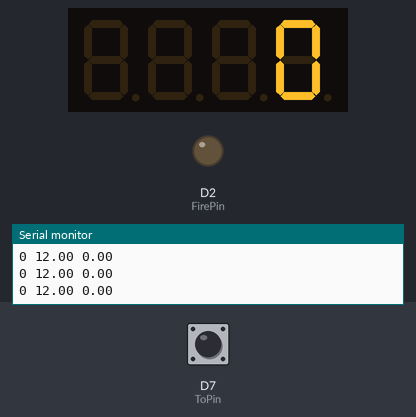
The sketch below on a simulated ESP8266 (NodeMCU). Shown: 4-digit seven-segment display, output pins drawn as LEDs (lit = HIGH), the last lines printed to the serial monitor. The inputs (shaded band) are chosen by the test bench; at power-on: D7 (ToPin) HIGH.

Above: at 1.2 s.
1.3 s: D7 (ToPin) pulled LOW for 0.15 s
At 1.78 s:
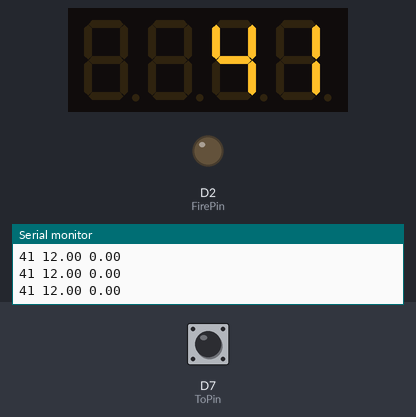
3.5 s: D7 (ToPin) pulled LOW for 1 s
At 4.81 s:
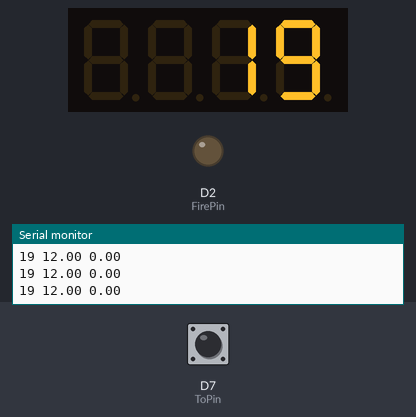
6.5 s: D7 (ToPin) pulled LOW for 0.15 s
At 6.99 s:
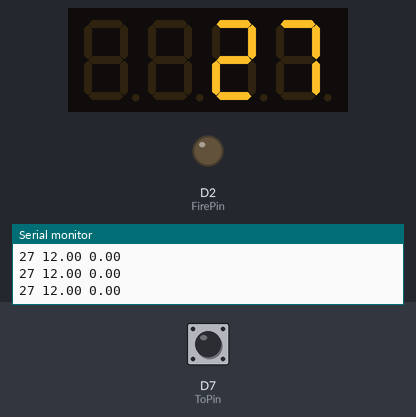
8.7 s: D7 (ToPin) pulled LOW for 3.2 s
At 12.2 s:
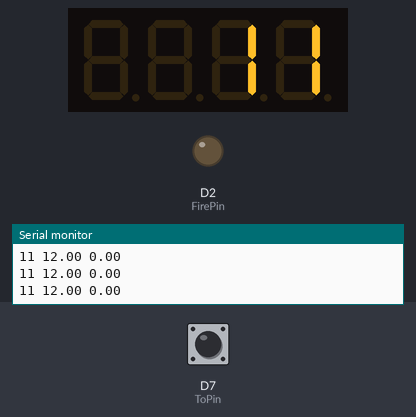
Timing chart, 0 to 13.7 s (numbered marks = the images above; inputs shaded):
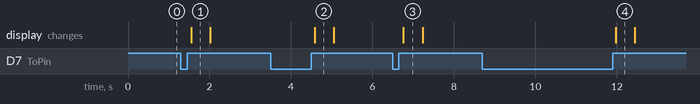

Measured:
- after the input at 1.3 s, the display: changes after 0.25 s (image 1)
- after the input at 3.5 s, the display: changes after 1.1 s (image 2)
- after the input at 6.5 s, the display: changes after 0.26 s (image 3)
- after the input at 8.7 s, the display: changes after 3.3 s (image 4)
- what the display in image 1 shows lasts 0.4 s, from 1.6 s to 2.0 s

The sketch:

test3.ino
```cpp
#include <Arduino.h>
//數位模組
#include <TM1637.h>
const int ToPin = D7;  //凸台
const int FirePin = D2;  //點火
//0~14000
volatile float now_degree = 12;
volatile const float degree[16] = {6, 12, 12, 12, 17, 27, 27, 25, 23, 20, 17, 13, 10, 8, 8, 8};
//volatile const float degree[16] = {56,55,56,55,54,52.23,39.15,38.74,41.29,44.86,48.48,52.21,56.43,59.74,59.74,59.74,59.74};
//volatile float rdegree[15] = {0,0,0,0,0,0,0,0,0,0,0,0,0,0,0}; //60 - degree
volatile const float fullAdv = 56;
volatile int fireTimes = 0;
#define CLK D6
#define DIO D5
TM1637 tm1637(CLK, DIO);
volatile unsigned long C = micros(), rpm = 0, RPM_DELAY = 0, isShowCount = 0, RPM_START_TIME = 0, C_old = 0;
volatile double CDI_DELAY = 0;
volatile bool CFLAG = false;
void ICACHE_RAM_ATTR countup() {  //For newest version
  //收到CDI點火，扣掉偵測到凸台RISING時間
  //只要是Rising就是Fire

  C = micros();
  // (1/(17000/60)0 *1000 * 1000 = 3529
  // 不可能有超過 17000rpm 的狀況
  if(C - C_old < 3529) return;
  RPM_DELAY = C - C_old;
  rpm = 60000000UL / RPM_DELAY;
  C_old = C;
  digitalWrite(FirePin, LOW);
  if(rpm>17000)
  {
    //不可能的
    return;
  }
  if(rpm<80)
  {
    //太低了，熄火吧
    return;
  }
  if (rpm != 0)
  {
    int index = (int)rpm / 1000;
    int index_n = index + 1;
    index = (index >= 16) ? 15 : index;
    if (index_n >= 16) index_n = 15;
    long s = index * 1000;
    long e = index_n * 1000;
    long ss = degree[index] * 1000;
    long ee = degree[index_n] * 1000;
    double r = map(int(rpm), s, e, ss, ee) / 1000.0;
    now_degree = r;

    //新的 CDI 計算方法
    //delay = adv/360*轉速一圈時間
    //rpm 一圈時間 * r * 360)


    CDI_DELAY = (1000000.0 / (float(rpm) / 60.0)) * ((fullAdv - r)/ 360.0);
    delayMicroseconds(long(CDI_DELAY));
    digitalWrite(FirePin, HIGH);
    //點火持續時間
    //固定點 200us
    //fireTimes = (int)(map(rpm,600,14000,350,150));
    delayMicroseconds(200);
    digitalWrite(FirePin, LOW);
  }

}


void setup() {
  // put your setup code here, to run once:
  Serial.begin(250000);
  Serial.println("Counting...");
  pinMode(ToPin, INPUT_PULLUP);
  pinMode(FirePin, OUTPUT);
  digitalWrite(FirePin, LOW);
  //degree to rdegree
  //for(int i=0;i<15;i++)
  //{
  //rdegree[i] = 32 + degree[i];
  //}


  attachInterrupt(digitalPinToInterrupt(ToPin), countup, RISING); //RISING
  tm1637.init();
  tm1637.set(BRIGHT_TYPICAL); //BRIGHT_TYPICAL = 2,BRIGHT_DARKEST = 0,BRIGHTEST = 7;
  //playFirstTime();
  diaplayOnLed(0);
}

void loop() {

  // put your main code here, to run repeatedly:
  if (isShowCount > 100)
  {
    //display_rpm();
    isShowCount = 0;
    Serial.print(rpm);
    Serial.print(" ");
    Serial.print(now_degree);
    Serial.print(" ");
    Serial.print(CDI_DELAY);
    Serial.println("");
    if(micros()-C_old>=500000)
    {
      //低於 100 轉以下
      diaplayOnLed(0);
    }
    else
    {
      diaplayOnLed(rpm);
    }
  }
  isShowCount++;
  //200rpm ~= 300003us

}
void playFirstTime()
{
  // 0000~9999 跑二次
  for (int i = 0; i <= 9; i++)
  {
    for (int j = 0; j < 4; j++)
    {
      tm1637.display(j, i);
    }
    delay(100);
  }
}
void display_rpm() {
  if (rpm > 30000) return;
  //if(duty>=500000) return;
  Serial.print("rpm: ");
  Serial.print(rpm);
  Serial.print(" , CDI_DELAY: ");
  Serial.println(CDI_DELAY);
  //Serial.print(" , duty: ");
  //Serial.println(duty);
}
void diaplayOnLed(int show_rpm)
{
  //將轉速，變成顯示值
  //只顯示 萬千百十
  //如果要顯示 千百十個，就不用除了
  //太多數位有點眼花
  //String rpm_str = String(show_rpm/10);
  String rpm_str = String(show_rpm);
  if (rpm_str.length() <= 3)
  {
    rpm_str = lpad(rpm_str, 4, "X"); // 變成如 "XXX0"
  }
  //Serial.print("\nAfter lpad:");
  //Serial.println(rpm_str);
  for (int i = 0; i < 4; i++)
  {
    if (rpm_str[i] == 'X')
    {
      tm1637.display(i, -1); //-1 代表 blank 一片黑
    }
    else
    {
      // Serial.println(rpm_str[i]);
      // 腦包直接轉回 String 再把單字轉 int
      // From : https://www.arduino.cc/en/Tutorial.StringToIntExample
      tm1637.display(i, String(rpm_str[i]).toInt());
    }
  }
}
String lpad(String temp , byte L , String theword) {
  //用來補LED左邊的空白
  byte mylen = temp.length();
  if (mylen > (L - 1))return temp.substring(0, L - 1);
  for (byte i = 0; i < (L - mylen); i++)
    temp = theword + temp;
  return temp;
}
```
